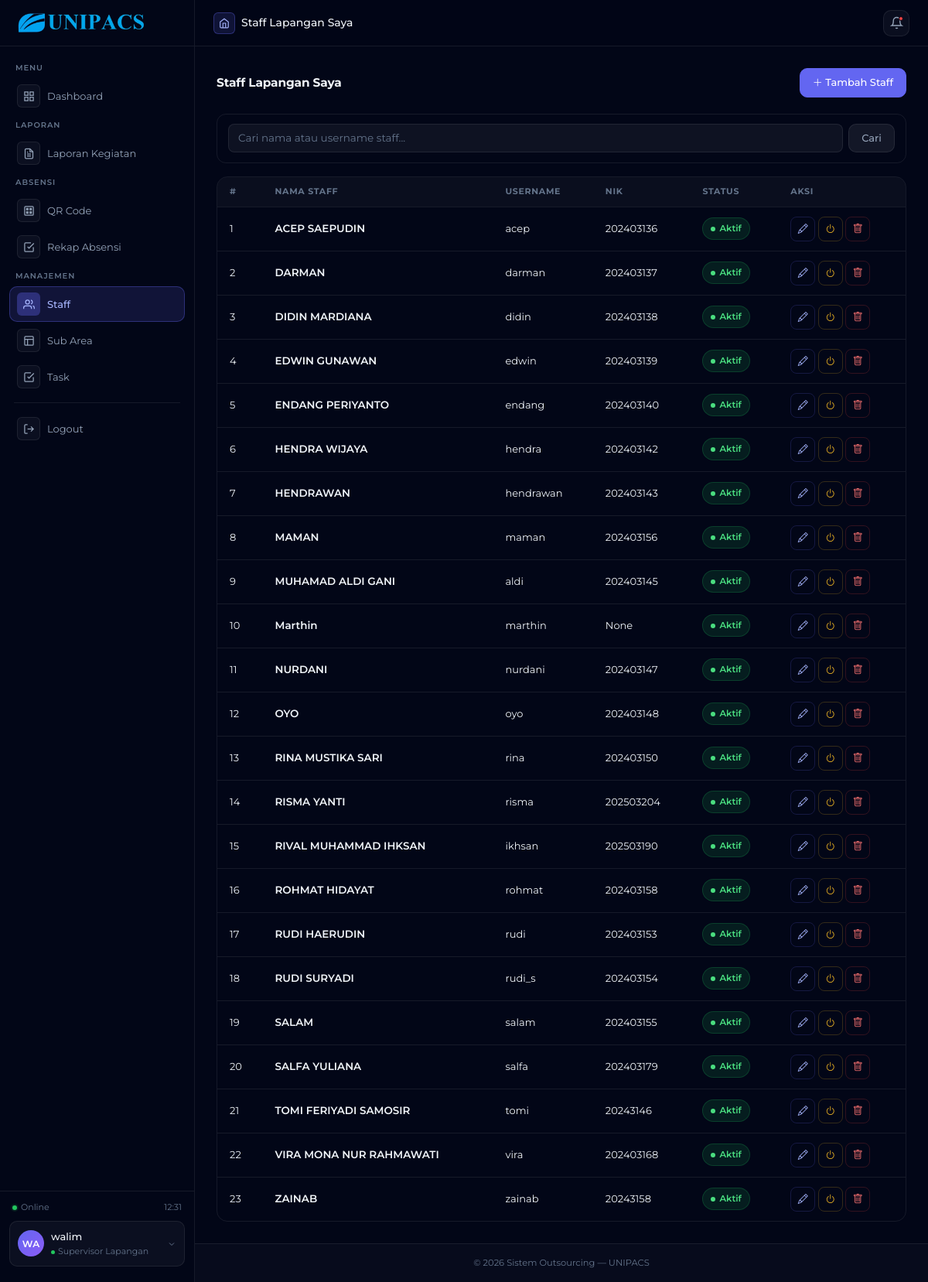
Page /supervisor/staff/ (signed in) on the earlier database version.
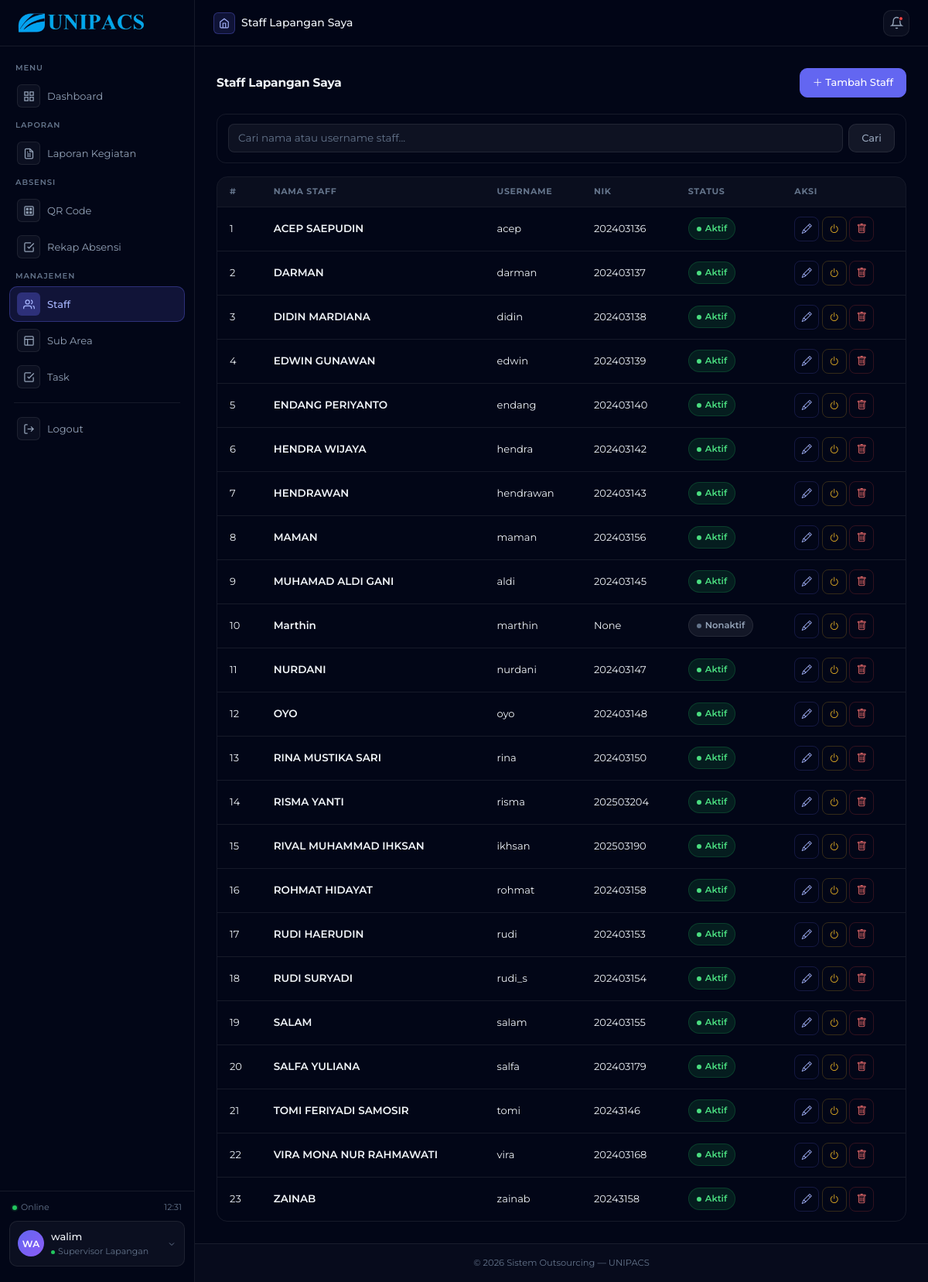
Same page on the later database version.
### outsourcing/models.py (models this page shows, shortened)
class User(AbstractUser):
    role = models.CharField(
        max_length=30,
        choices=RoleChoices.choices,
        default=RoleChoices.STAFF,
    )
    nama_lengkap = models.CharField(max_length=150, blank=True)
    jenis_kelamin = models.CharField(
        max_length=1,
        choices=GenderChoices.choices,
        blank=True,
        null=True,
    )
    nik = models.CharField(
        max_length=20,
        blank=True,
        null=True,
        unique=True,
        help_text='NIK / ID Karyawan (contoh: 202403157)',
    )
    telepon      = models.CharField(
        max_length=20,
        blank=True,
        validators=[telepon_validator],
    )
    foto_profil  = models.ImageField(
        upload_to='foto_profil/',
        blank=True,
        null=True,
    )
    dibuat_pada  = models.DateTimeField(auto_now_add=True)
    diubah_pada  = models.DateTimeField(auto_now=True)
    class Meta:
        verbose_name        = 'Pengguna'
        verbose_name_plural = 'Pengguna'
        ordering            = ['nama_lengkap']

### outsourcing/views/supervisor/staff.py (the view)
@supervisor_required
def staff_list(request):
    q = request.GET.get('q', '').strip()
    staff_qs = User.objects.filter(
        supervisor_saya__supervisor=request.user,
        supervisor_saya__is_active=True,
    ).order_by('nama_lengkap')
    if q:
        staff_qs = staff_qs.filter(
            Q(nama_lengkap__icontains=q) | Q(username__icontains=q)
        )
    context = {
        'staff_list': staff_qs,
        'q'         : q,
        'page_title': 'Staff Lapangan Saya',
    }
    return render(request, 'supervisor/staff/list.html', context)

### outsourcing/templates/supervisor/staff/list.html (shortened to what this page needs)
{% extends 'supervisor/base_supervisor.html' %}
{% block content %}
<div class="page-header">
    <h5>Staff Lapangan Saya</h5>
    <a href="{% url 'supervisor_staff_create' %}" class="btn btn-primary btn-sm">
        <i class="bi bi-plus-lg"></i> Tambah Staff
    </a>
</div>
<div class="search-card">
    <form method="get" class="d-flex gap-2">
        <input type="text" name="q" value="{{ q }}"
            class="form-control form-control-sm" placeholder="Cari nama atau username staff...">
        <button class="btn btn-sm btn-secondary">Cari</button>
    </form>
</div>
<div class="table-card">
    <div class="table-responsive">
        <table class="table mb-0">
            <thead>
                <tr>
                    <th>#</th>
                    <th>Nama Staff</th>
                    <th>Username</th>
                    <th>NIK</th>
                    <th>Status</th>
                    <th>Aksi</th>
                </tr>
            </thead>
            <tbody>
                {% for stf in staff_list %}
                <tr>
                    <td class="staff-meta">{{ forloop.counter }}</td>
                    <td><span class="staff-name">{{ stf.nama_lengkap }}</span></td>
                    <td class="staff-meta">{{ stf.username }}</td>
                    <td class="staff-meta">{{ stf.nik }}</td>
                    <td>
                        {% if stf.is_active %}
                            <span class="badge-aktif">Aktif</span>
                        {% else %}
                            <span class="badge-nonaktif">Nonaktif</span>
                        {% endif %}
                    </td>
                    <td>
                        <div class="d-flex gap-1">
                            <a href="{% url 'supervisor_staff_edit' stf.pk %}" class="action-btn edit" title="Edit">
                                <i class="bi bi-pencil"></i>
                            </a>
                            <button class="action-btn toggle" title="Toggle Status"
                                data-bs-toggle="modal" data-bs-target="#modalToggle{{ stf.pk }}">
                                <i class="bi bi-power"></i>
                            </button>
                            <button class="action-btn delete" data-id="{{ stf.pk }}" onclick="loadDeleteModal(this)">
                                <i class="bi bi-trash"></i>
                            </button>
                        </div>
                    </td>
                </tr>
                {% endfor %}
            </tbody>
        </table>
    </div>
</div>
{% endblock %}

Differences in the rows shown:
changed User "Marthin": is_active "Aktif" → "Nonaktif"
